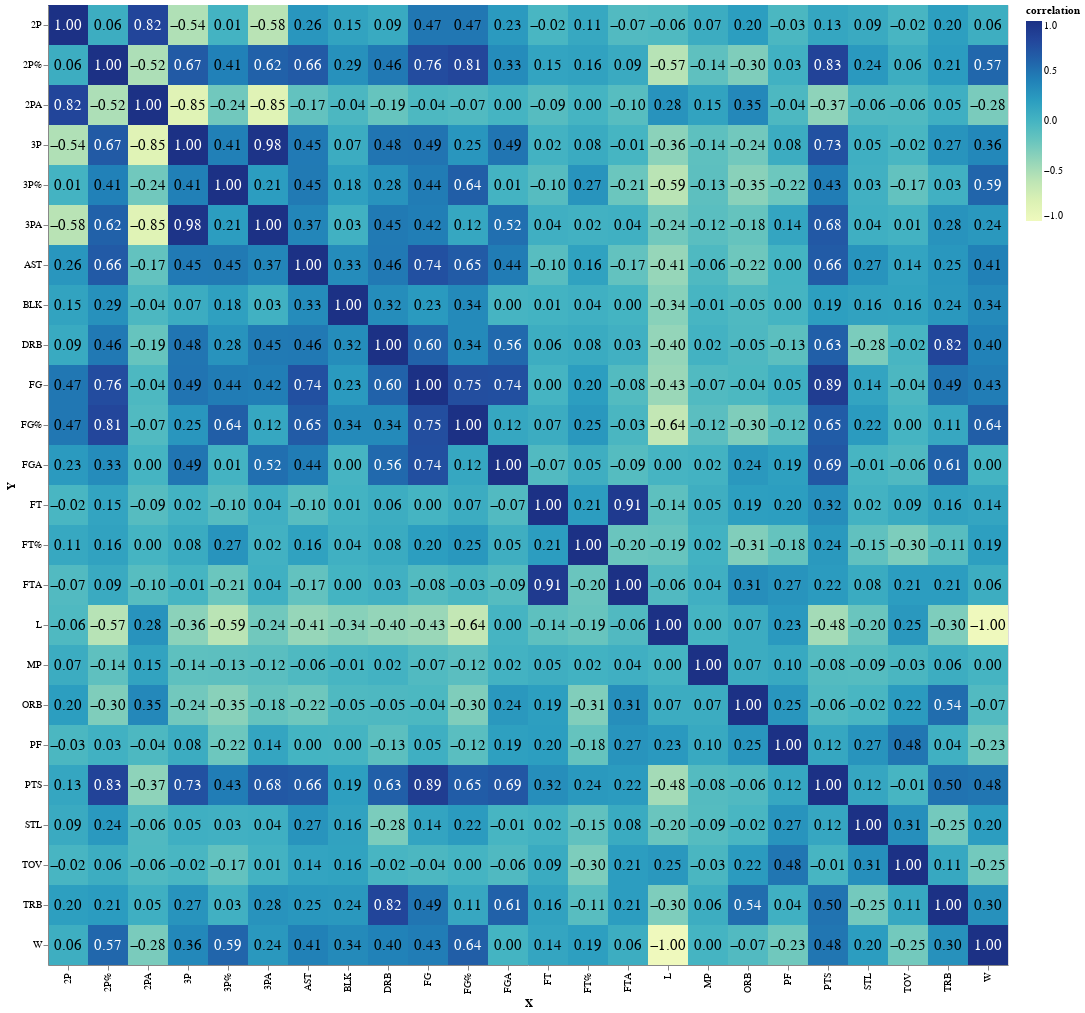

The code cell stored with this chart in its notebook:
### Code cell
correlation = newCorrelation.corr().reset_index().melt('index')
correlation.columns = ['statsX', 'statsY', 'correlation']

matrix = alt.Chart(correlation).mark_rect().encode(
    x=alt.X('statsX', title = 'X'),
    y=alt.Y('statsY', title = 'Y'),
    color=alt.Color('correlation'),
).properties(
    width=alt.Step(40),
    height=alt.Step(40)
)

matrix += matrix.mark_text(size=15).encode(
    text=alt.Text('correlation', format=".2f"),
    color=alt.condition(
        "datum.correlation > 0.5",
        alt.value('white'),
        alt.value('black')
    )
)

matrix

### Figure 1 — Vega-Lite specification as saved in the notebook (floating-point values rounded to 4 significant figures; data arrays with more than 128 entries replaced by an {"elided": "..."} marker saying what was removed)
{"config": {"view": {"continuousWidth": 400, "continuousHeight": 300}}, "layer": [{"mark": "rect", "encoding": {"color": {"type": "quantitative", "field": "correlation"}, "x": {"type": "nominal", "field": "statsX", "title": "X"}, "y": {"type": "nominal", "field": "statsY", "title": "Y"}}, "height": {"step": 40}, "width": {"step": 40}}, {"mark": {"type": "text", "size": 15}, "encoding": {"color": {"condition": {"value": "white", "test": "datum.correlation > 0.5"}, "value": "black"}, "text": {"type": "quantitative", "field": "correlation", "format": ".2f"}, "x": {"type": "nominal", "field": "statsX", "title": "X"}, "y": {"type": "nominal", "field": "statsY", "title": "Y"}}, "height": {"step": 40}, "width": {"step": 40}}], "data": {"name": "data-f2e086eaf5d840796278dd821b8223a7"}, "$schema": "https://vega.github.io/schema/vega-lite/v4.8.1.json", "datasets": {"data-f2e086eaf5d840796278dd821b8223a7": {"elided": "576 records"}}}
